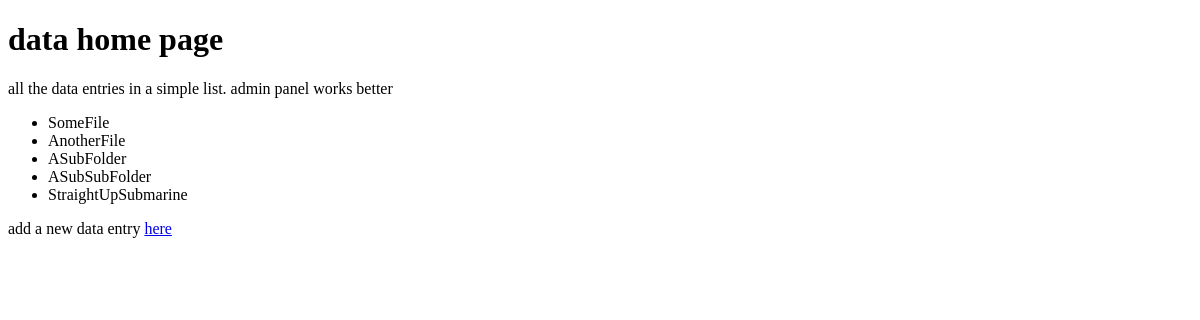
Before: / with the older database file.
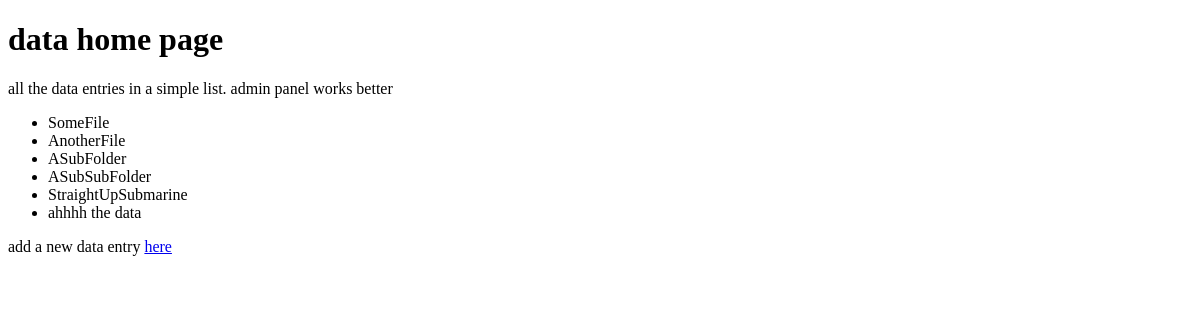
After: the same page with the newer database file.
### Data_App/models.py (models this page shows)
class DataFile(MPTTModel):
    name = models.CharField(max_length=20, unique=True)
    parent = TreeForeignKey('self', on_delete=models.CASCADE, blank=True,
                            null=True, related_name='children')
    class MPTTMeta:
        order_by_insertion = ['name']
    def __str__(self):
        return self.name

### Data_App/views.py (the view)
# urls.py: path('', views.index),
def index(request):
    data = DataFile.objects.all()
    return render(request, 'index.html', {'data':data})

### Data_App/templates/index.html (shortened to what this page needs)
<!DOCTYPE html>
<html lang="en">
<head>
</head>
<body>
    <h1>data home page</h1>
    <p>all the data entries in a simple list. admin panel works better</p>
    <ul>
        {% for item in data %}
        <li>
            {{item}}
        </li>
        {% endfor %}
    </ul>
    <span>add a new data entry <a href="/addpost/">here</a></span>
</body>
</html>

Changed rows visible on the page:
added DataFile: name "ahhhh the data"
